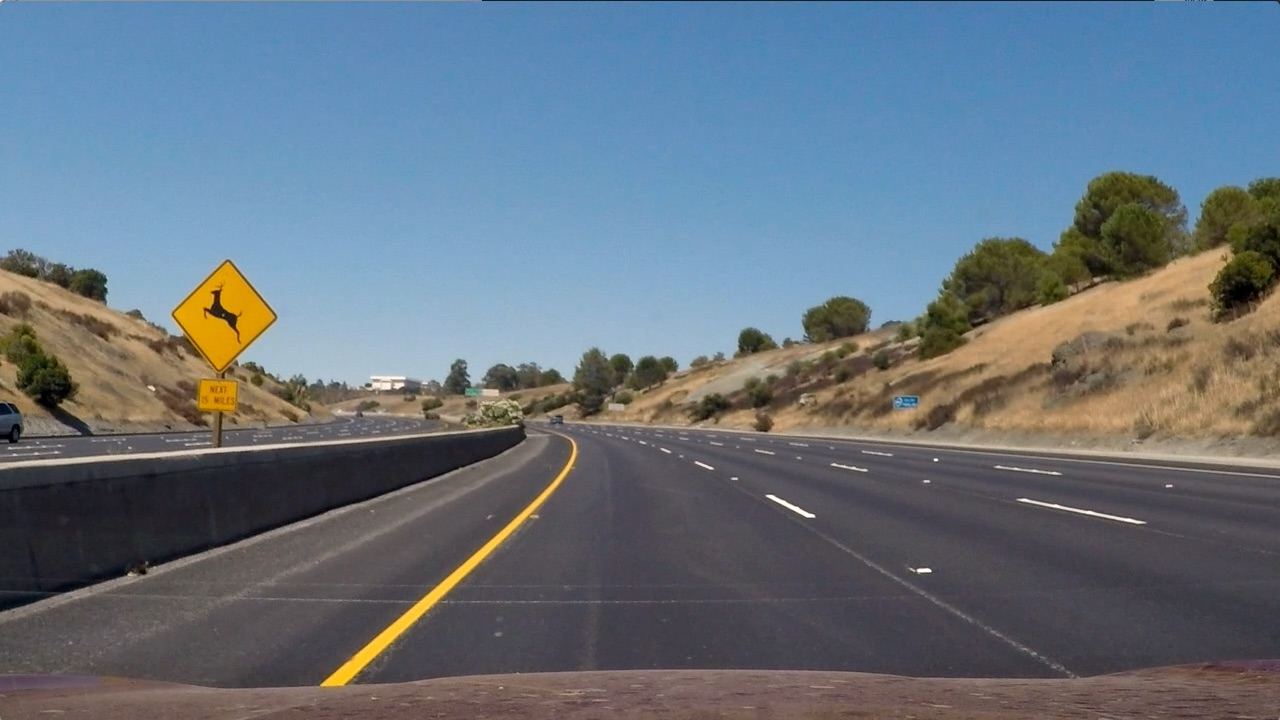
#> input picture Calculate-lane-width/test_images/test2.jpg, 1280 x 720 px
$ jupyter execute --allow-errors project.ipynb   (older library calls are emulated)
#> lines starting #> are read from the running program, lines starting #| are printed output that depends on the picture; after the words box and inside, x2 and y2 are one past the last pixel; in counts of white or black regions, pixels touching at a corner belong together
[cell 1]
# 整体思路如下：
# 使用车载前置单目摄像头拍摄车辆前方的图片，从图片中识别出左右两条车道线，根据预先标定的摄像头参数（即像素数量与长度单位米的关系）
# ，计算前方左右车道线的宽度

# camera_calibration目录下是用于标定摄像头畸变尺度的图片
# test_images是用于演示计算车道线宽度的示例图片

[cell 2]
import numpy as np
import cv2
import glob
import matplotlib.pyplot as plt

[cell 3]
# 1、摄像头标定，畸变矫正

# 转换灰度图像
def grayscale(img):
    return cv2.cvtColor(img , cv2.COLOR_RGB2GRAY)

def calibrate_camera():
    # 标定图片具有6*9个黑白棋盘交叉线顶点
    # 生成54个内交点的坐标，从(0,0,0)至(8，5，0)
    objp = np.zeros((6*9,3), np.float32)
    objp[:,:2] = np.mgrid[0:9,0:6].T.reshape(-1,2)

    objpoints = []
    imgpoints = []

    images = glob.glob('camera_calibration/calibration*.jpg')

    #循环标定每张照片
    for fname in images:
        img = cv2.imread(fname)
        gray = grayscale(img)

        #查找棋盘角点
        ret , corners = cv2.findChessboardCorners(gray , (9,6) , None)
        if ret == True:
            objpoints.append(objp)
            imgpoints.append(corners)

    ret , mtx , dist , rvecs , tvecs = cv2.calibrateCamera(objpoints , imgpoints , gray.shape[::-1] , None , None)
    return mtx , dist


#畸变矫正函数
def undistort(img):
    mtx , dist = calibrate_camera()
    return cv2.undistort(img , mtx , dist , None , mtx)

[cell 4]
# 此处修改图片用于测试，共5张图片

img = cv2.imread('test_images/test2.jpg')
#> img is the input picture: shape (720, 1280, 3); mean B, G, R 125.5, 114.6, 102.8
img = cv2.cvtColor(img , cv2.COLOR_BGR2RGB)

plt.imshow(img)
ysize = img.shape[0]
#> ysize = 720
xsize = img.shape[1]
#> xsize = 1280
print(ysize,xsize)
#| 720 1280

#> (a cell that did not finish here is left out)

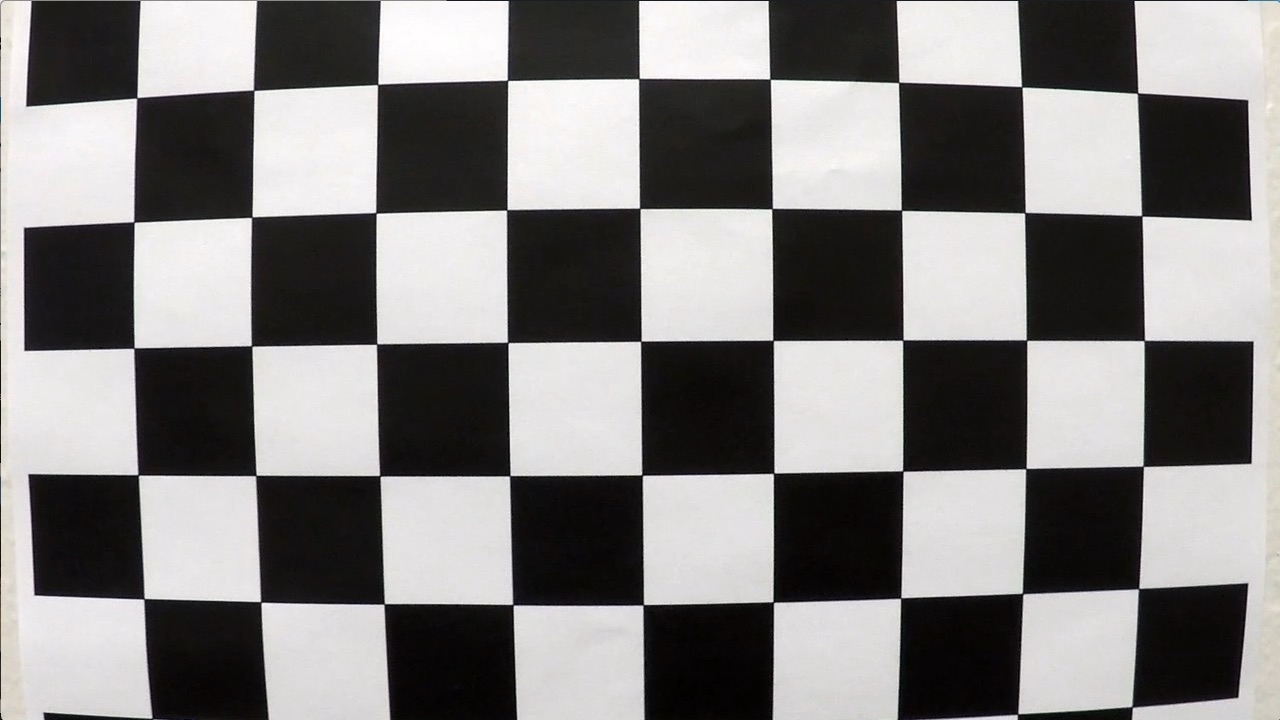
#> input picture Calculate-lane-width/camera_calibration/calibration1.jpg, 1280 x 720 px
#> in calibrate_camera, img is the input picture: shape (720, 1280, 3); mean B, G, R 127.8, 128.4, 130.1
#> in calibrate_camera, `ret , corners = cv2.findChessboardCorners(gray , (9,6) , None)`: ret = False; corners = None
plt.imshow(img)

[cell 6]
# 2、车道线检测

# 使用sobel算子做一维边缘检测
def abs_sobel_thresh(img, orient='x', thresh_min=0, thresh_max=255):
#> called with orient = 'x', thresh_min = 50, thresh_max = 255
    gray = grayscale(img)
#> in grayscale (call 2), `return cv2.cvtColor(img , cv2.COLOR_RGB2GRAY)`:
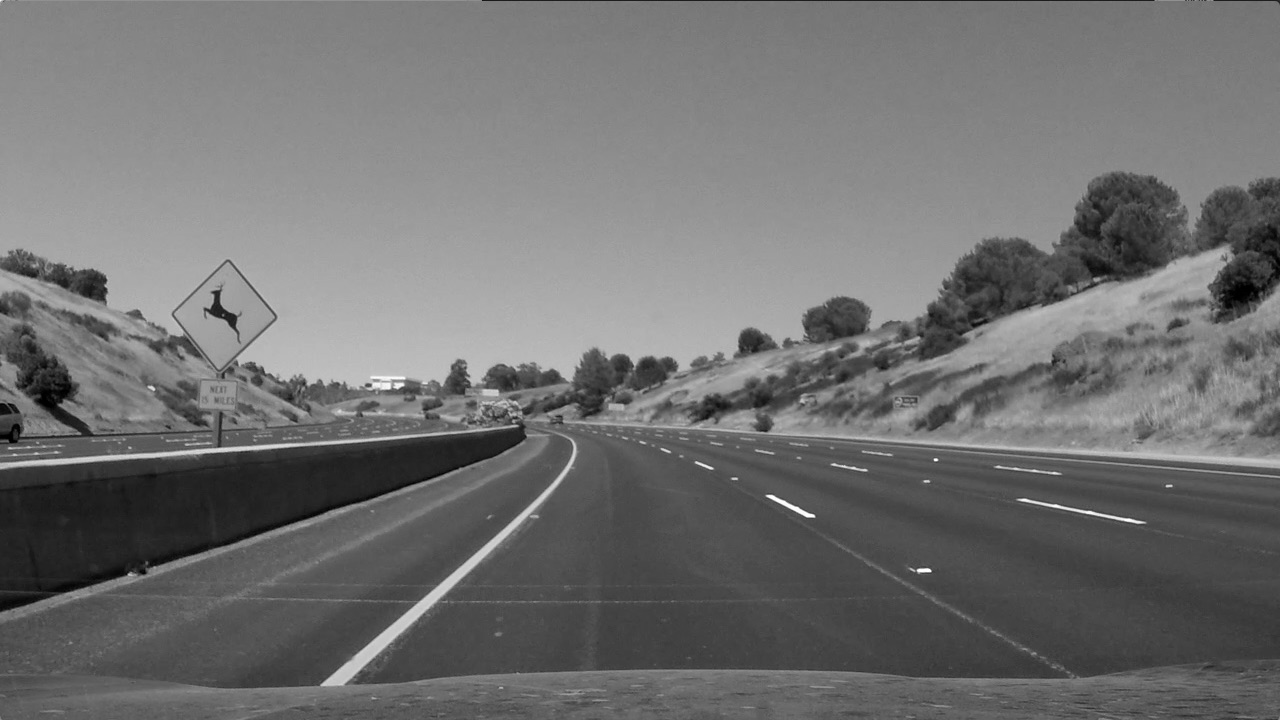
#> returned value: shape (720, 1280); min 0, max 255, mean 112.3

    if orient == 'x':
        abs_sobel = np.absolute(cv2.Sobel(gray, cv2.CV_64F, 1, 0))
    if orient == 'y':
        abs_sobel = np.absolute(cv2.Sobel(gray, cv2.CV_64F, 0, 1))

    scaled_sobel = np.uint8(255*abs_sobel/np.max(abs_sobel))
    binary_output = np.zeros_like(scaled_sobel)
    binary_output[(scaled_sobel >= thresh_min) & (scaled_sobel <= thresh_max)] = 1

    return binary_output

gradx = abs_sobel_thresh(img , 'x' , 50 , 255)
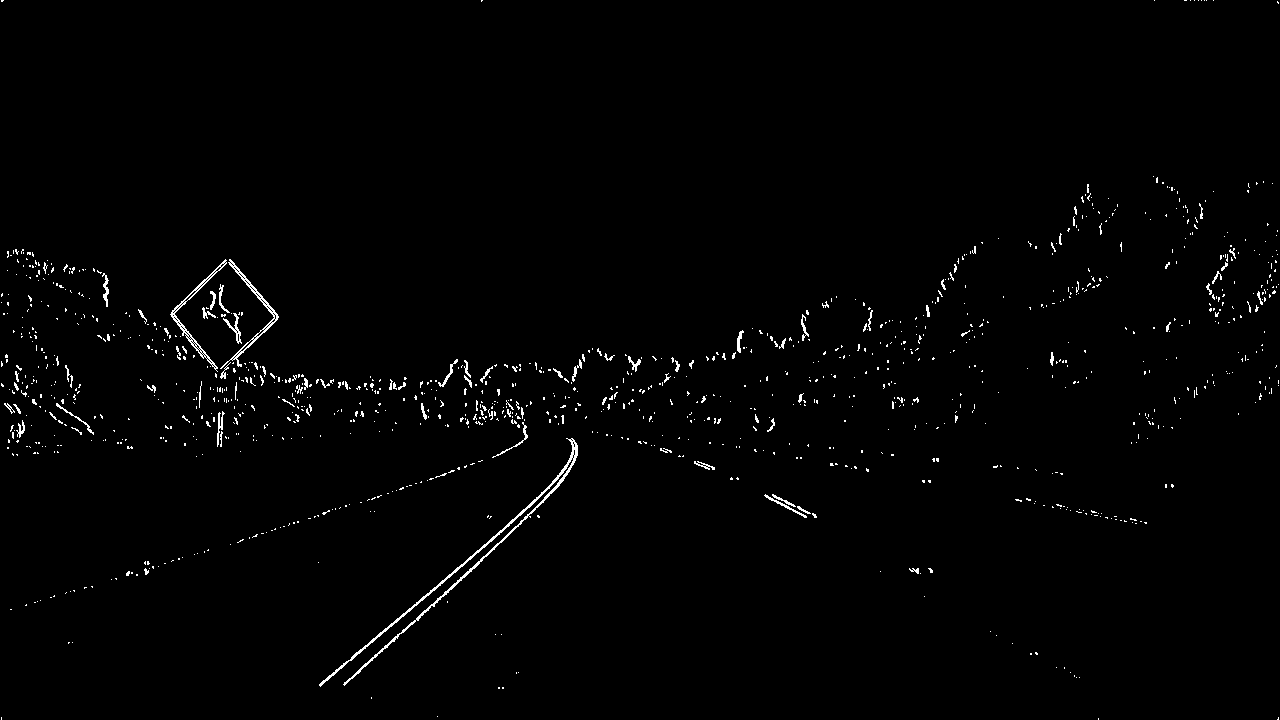
#> gradx: shape (720, 1280); values 0 (black) and 1 (white), 1.2% white in thin lines or dots
plt.imshow(gradx)

[cell 7]
# hls颜色处理函数
def hls_select(img, thresh=(0, 255)):
#> called with thresh = (150, 255)
    hls = cv2.cvtColor(img, cv2.COLOR_RGB2HLS)
#> hls: shape (720, 1280, 3); mean of channels 0, 1, 2 86.2, 113.9, 64.8
    s_channel = hls[:,:,2]
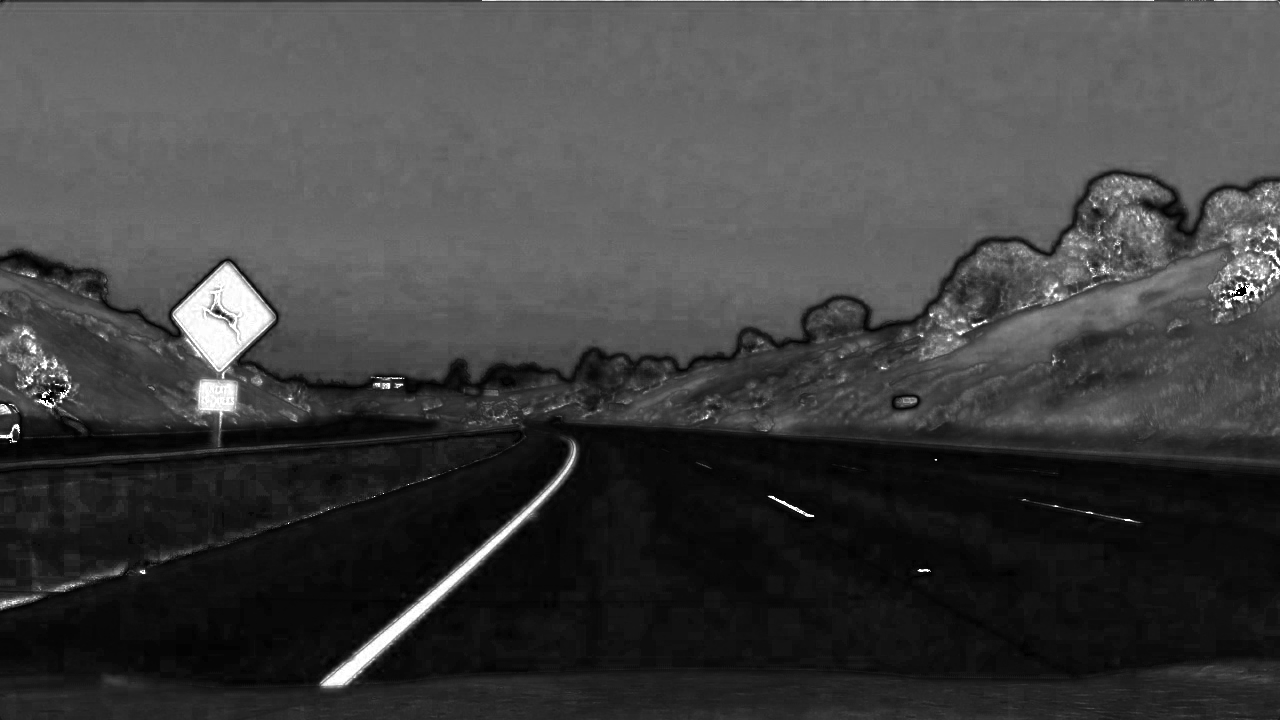
#> s_channel: shape (720, 1280); min 0, max 255, mean 64.8
    binary_output = np.zeros_like(s_channel)
    binary_output[(s_channel > thresh[0]) & (s_channel <= thresh[1])] = 1
    return binary_output

hls_binary = hls_select(img, thresh=(150, 255))
#> hls_binary: shape (720, 1280); values 0 (black) and 1 (white), 1.7% white; 352 white regions (301 under 20 px), largest, box (x1, y1, x2, y2) and area: (173, 263, 275, 372) 5951, (321, 444, 576, 687) 3213, (195, 379, 238, 427) 1282
plt.imshow(hls_binary)

[cell 8]
# 结合sobel与hls色域边缘检测得到最终的图像

final_binary = np.zeros_like(hls_binary)
final_binary[(gradx == 1) | (hls_binary == 1)] = 1
plt.imshow(final_binary)

[cell 9]
# 3、透视变换

# 透视转换函数
def perspective(img , src , dst):
    M = cv2.getPerspectiveTransform(src , dst)
    Minv = cv2.getPerspectiveTransform(dst , src)
    img_size = (img.shape[1], img.shape[0])
    warped = cv2.warpPerspective(img, M, img_size, flags=cv2.INTER_LINEAR)
    return warped , M , Minv

# 选择矩形四个点做透视变换

src = np.float32([[244,686] , [581,459] , [704,459] , [1054,678]])
dst = np.float32([[244,686] , [244,0] , [1054,0] , [1054,678]])

#warped_img = perspective(temp_img , src , dst)
warped_img , M , Minv = perspective(final_binary , src , dst)
plt.imshow(warped_img)
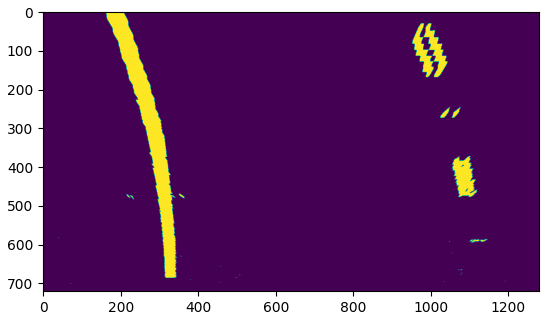
#> figure drawn by matplotlib, 1 panel

[cell 10]
# 4、标定像素与长度的数学关系

# 假设test5.jpg的图片作为标定图片,测量图片中左右车道线像素中点的距离大约是800个像素
# ，然后测量实际道路的宽度，假设为3.7米，则每个像素代表的距离长度为3.7/800米，前提是透视变换模型不可以再变更


meter_per_pix = 3.7 / 800

[cell 11]
# 5、确认左右两条车道线像素的准确位置

# 画出基于x轴的像素直方图，决定车道线跟踪的起始位置
def hist(img):
    bottom_half = img[img.shape[0]//2:,:]
    histogram = np.sum(bottom_half, axis=0)
    return histogram

# 确认最终车道线的像素点，主要运用滑动窗口的方法进行跟踪
def find_lane_pixels(binary_warped):
    histogram = hist(binary_warped)
    out_img = np.dstack((binary_warped, binary_warped, binary_warped))*255

    midpoint = np.int(histogram.shape[0]//2)
    leftx_base = np.argmax(histogram[:midpoint])
    rightx_base = np.argmax(histogram[midpoint:]) + midpoint
    # 计算车辆的中心位置
    center_position = (rightx_base - leftx_base) / 2 + leftx_base

    # 滑动窗口参数
    nwindows = 9
    margin = 80
    minpix = 50
    window_height = np.int(binary_warped.shape[0]//nwindows)

    nonzero = binary_warped.nonzero()
    nonzeroy = np.array(nonzero[0])
    nonzerox = np.array(nonzero[1])

    leftx_current = leftx_base
    rightx_current = rightx_base
    left_lane_inds = []
    right_lane_inds = []

    for window in range(nwindows):
        # 标记window位置
        win_y_low = binary_warped.shape[0] - (window+1)*window_height
        win_y_high = binary_warped.shape[0] - window*window_height
        win_xleft_low = leftx_current - margin
        win_xleft_high = leftx_current + margin
        win_xright_low = rightx_current - margin
        win_xright_high = rightx_current + margin


        good_left_inds = ((nonzeroy >= win_y_low) & (nonzeroy < win_y_high) & (nonzerox >= win_xleft_low) & (nonzerox < win_xleft_high)).nonzero()[0]
        good_right_inds = ((nonzeroy >= win_y_low) & (nonzeroy < win_y_high) & (nonzerox >= win_xright_low) & (nonzerox < win_xright_high)).nonzero()[0]
        left_lane_inds.append(good_left_inds)
        right_lane_inds.append(good_right_inds)

        if len(good_left_inds) > minpix:
            leftx_current = np.int(np.mean(nonzerox[good_left_inds]))
        if len(good_right_inds) > minpix:
            rightx_current = np.int(np.mean(nonzerox[good_right_inds]))

    left_lane_inds = np.concatenate(left_lane_inds)
    right_lane_inds = np.concatenate(right_lane_inds)
    leftx = nonzerox[left_lane_inds]
    lefty = nonzeroy[left_lane_inds]
    rightx = nonzerox[right_lane_inds]
    righty = nonzeroy[right_lane_inds]

    return leftx, lefty, rightx, righty, out_img , center_position

# 计算多项式拟合参数
def fit_polynomial(leftx , lefty , rightx , righty , out_img):

    # 用二次多项式拟合左右两条车道线
    left_fit = np.polyfit(lefty , leftx , 2)
    right_fit = np.polyfit(righty , rightx , 2)

    ploty = np.linspace(0, out_img.shape[0]-1, out_img.shape[0] )


    left_fitx = left_fit[0]*ploty**2 + left_fit[1]*ploty + left_fit[2]
    right_fitx = right_fit[0]*ploty**2 + right_fit[1]*ploty + right_fit[2]
    print(left_fit[2])
    print(right_fit[2])

    out_img[lefty, leftx] = [255, 0, 0]
    out_img[righty, rightx] = [0, 0, 255]

    plt.plot(left_fitx, ploty, color='blue')
    plt.plot(right_fitx, ploty, color='blue')

    return out_img , left_fit , right_fit , ploty , left_fitx , right_fitx

[cell 12]
leftx , lefty , rightx , righty , out_img , center_position = find_lane_pixels(warped_img)
out_img , left_fit , right_fit , ploty , left_fitx , right_fitx = fit_polynomial(leftx , lefty , rightx , righty , out_img)
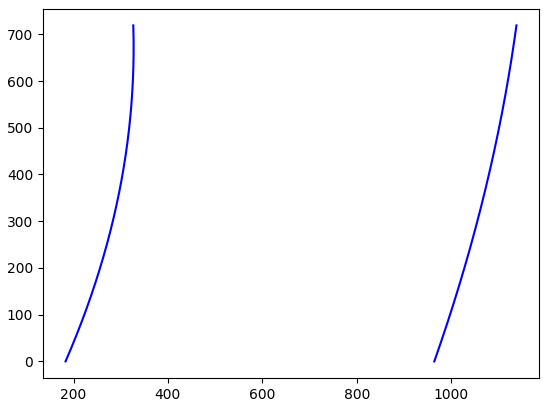
#> figure drawn by matplotlib, 1 panel; curve peaks at x = 1138.5, y = 719
